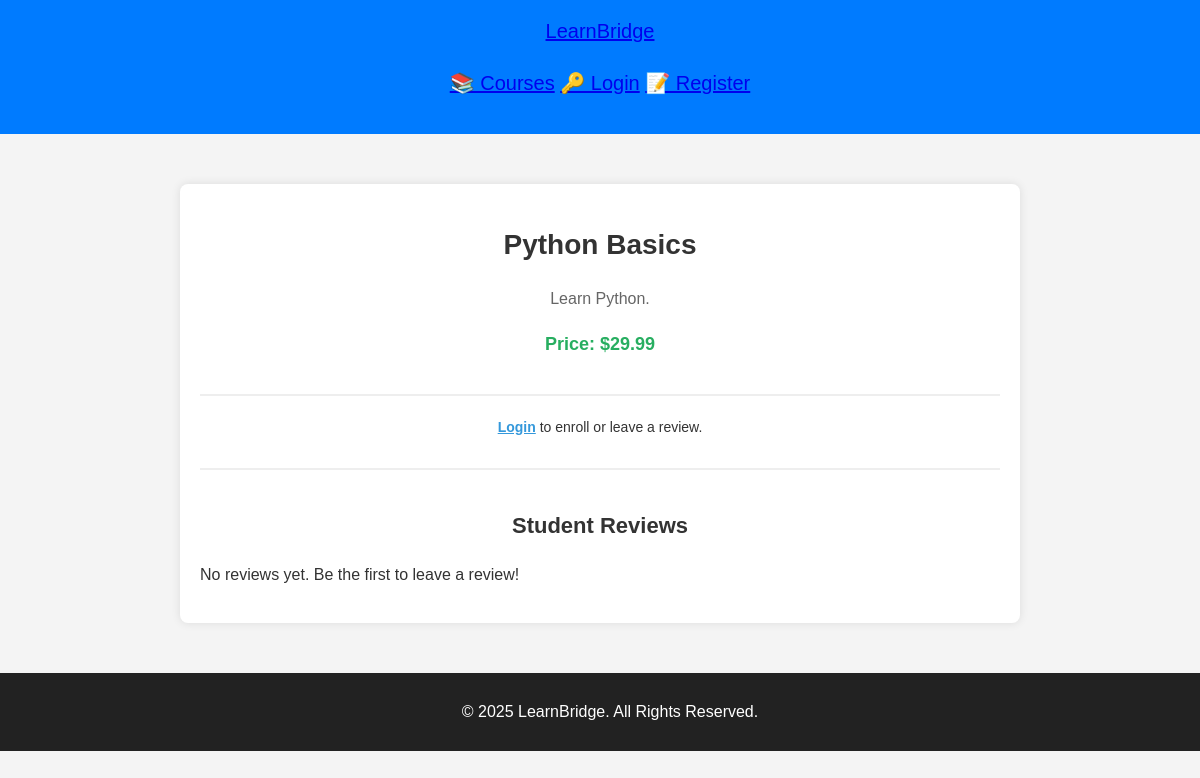
The app's page /courses/course/1/ with its own data.
### courses/models.py (models this page shows, shortened)
class Course(models.Model):
    title = models.CharField(max_length=255)  # Stores the course title
    description = models.TextField()  # Detailed course description
    price = models.DecimalField(max_digits=6, decimal_places=2, null=True, blank=True)  # Course price, optional
    date_created = models.DateTimeField(auto_now_add=True)  # Auto-set timestamp when course is created

### courses/views.py (the view)
# urls.py: path('course/<int:course_id>/', views.course_detail, name='course_detail'),  # View course details
def course_detail(request, course_id):
    course = get_object_or_404(Course, pk=course_id)  # Fetch course by ID
    reviews = Review.objects.filter(course=course)  # Get all reviews for this course
    return render(request, 'courses/course_detail.html', {'course': course, 'reviews': reviews})

### courses/templates/courses/course_detail.html (shortened to what this page needs)
<!DOCTYPE html>
<html lang="en">
<head>
    {% load static %}
    <link rel="stylesheet" href="{% static 'css/style.css' %}">
</head>
<body>
    <nav class="navbar">
        <a href="{% url 'home' %}" class="logo">LearnBridge</a>
        <div class="nav-links">
            <a href="{% url 'course_list' %}">📚 Courses</a>
            {% if user.is_authenticated %}
                <a href="{% url 'dashboard' %}">👤 Dashboard</a>
                <a href="{% url 'logout' %}">🚪 Logout</a>
            {% else %}
                <a href="{% url 'login' %}">🔑 Login</a>
                <a href="{% url 'register' %}">📝 Register</a>
            {% endif %}
        </div>
    </nav>
    <div class="course-container">
        <div class="course-header">
            <h1>{{ course.title }}</h1>
            <p class="course-description">{{ course.description }}</p>
            <p class="course-price"><strong>Price:</strong> ${{ course.price }}</p>
        </div>
        {% if user.is_authenticated %}
            <div class="course-actions">
                <a href="{% url 'enroll_course' course.id %}" class="btn enroll-btn">Enroll Now</a>
                <a href="{% url 'submit_review' course.id %}" class="btn review-btn">Leave a Review</a>
            </div>
        {% else %}
            <p class="login-prompt">
                <a href="{% url 'login' %}">Login</a> to enroll or leave a review.
            </p>
        {% endif %}
        <div class="reviews-section">
            <h2>Student Reviews</h2>
            {% if reviews %}
                <ul class="reviews-list">
                    {% for review in reviews %}
                        <li class="review-item">
                            <p><strong>{{ review.user.username }}</strong> rated <strong>{{ review.rating }}/5</strong></p>
                            <p class="review-comment">"{{ review.comment }}"</p>
                        </li>
                    {% endfor %}
                </ul>
            {% else %}
                <p>No reviews yet. Be the first to leave a review!</p>
            {% endif %}
        </div>
    </div>
    <footer>
        <p>© 2025 LearnBridge. All Rights Reserved.</p>
    </footer>
</body>
</html>

### static/css/style.css (style rules this page uses)
body { font-family: Arial, sans-serif; margin: 0; padding: 0; background-color: #f4f4f4; color: #333; line-height: 1.6; }
.nav-links { text-align: center; margin: 20px 0; }
footer { background: #333; color: white; text-align: center; padding: 15px 0; position: relative; bottom: 0; width: 100%; }
.course-description { font-size: 1rem; color: #555; margin-bottom: 10px; }
.course-price { font-weight: bold; color: #008000; margin-bottom: 15px; }
.navbar { background: #007bff; padding: 15px; text-align: center; color: white; font-size: 20px; }
.course-container { max-width: 800px; margin: 50px auto; padding: 20px; background: #fff; border-radius: 8px; box-shadow: 0 0 10px rgba(0, 0, 0, 0.1); }
.course-header { text-align: center; padding-bottom: 20px; border-bottom: 2px solid #eee; }
.course-header h1 { font-size: 28px; color: #333; }
.course-description { font-size: 16px; color: #666; }
.course-price { font-size: 18px; font-weight: bold; color: #27ae60; }
.login-prompt { text-align: center; font-size: 14px; margin-top: 20px; }
.login-prompt a { color: #3498db; font-weight: bold; }
.reviews-section { margin-top: 30px; padding-top: 20px; border-top: 2px solid #eee; }
.reviews-section h2 { text-align: center; font-size: 22px; color: #333; }
footer { text-align: center; padding: 10px; background: #222; color: white; margin-top: 40px; }

### records on screen
Course: title "Python Basics", description "Learn Python.", price "29.99"
